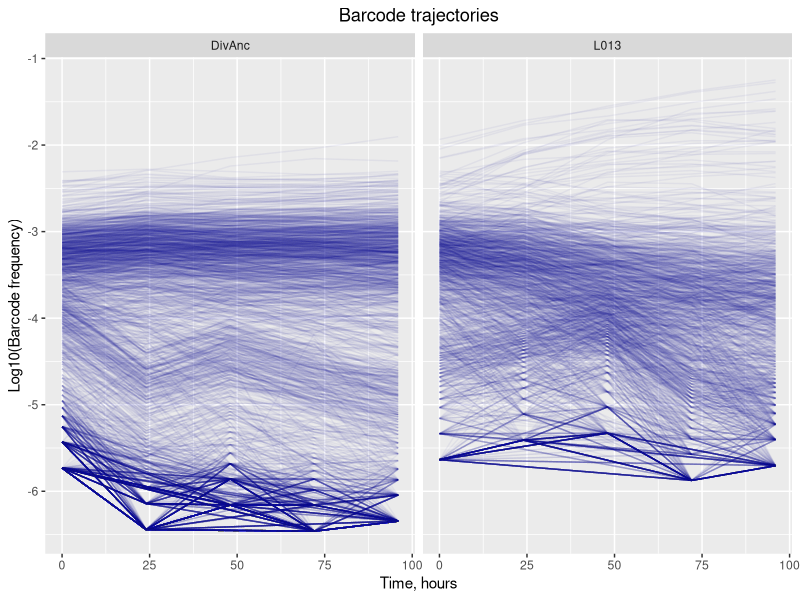
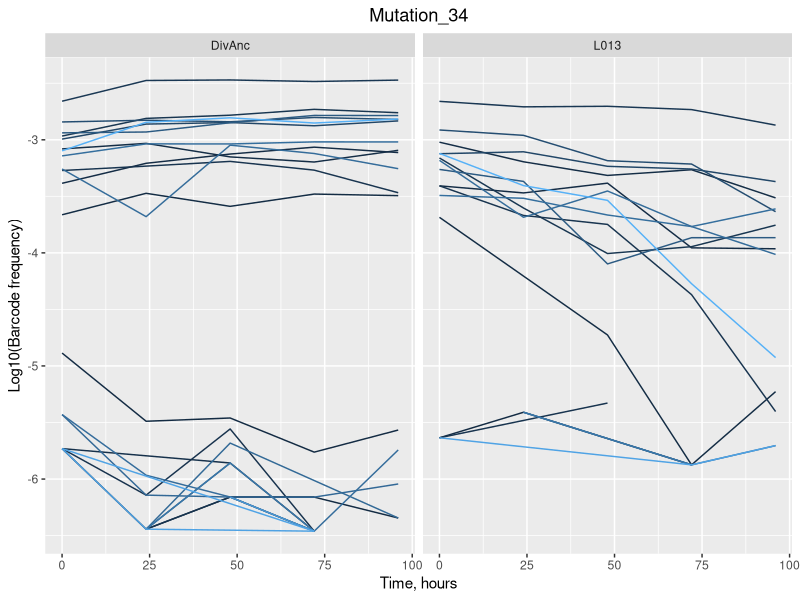
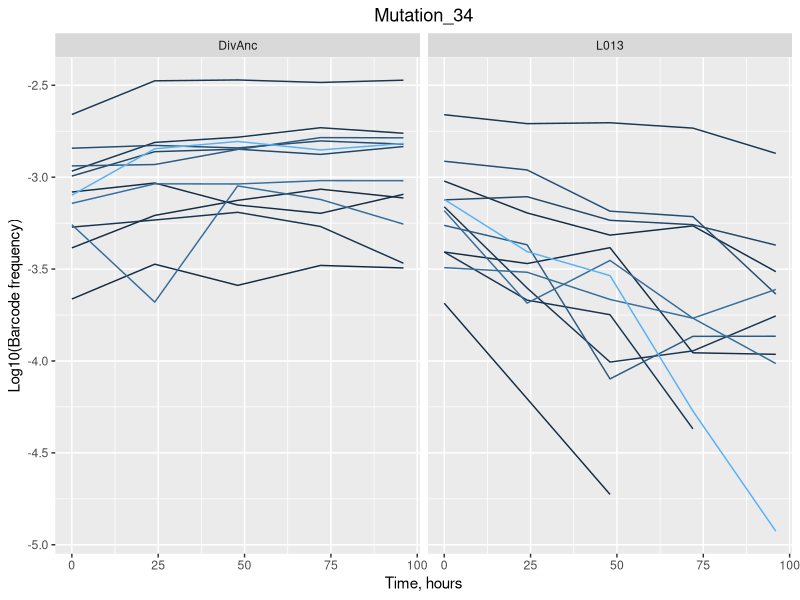
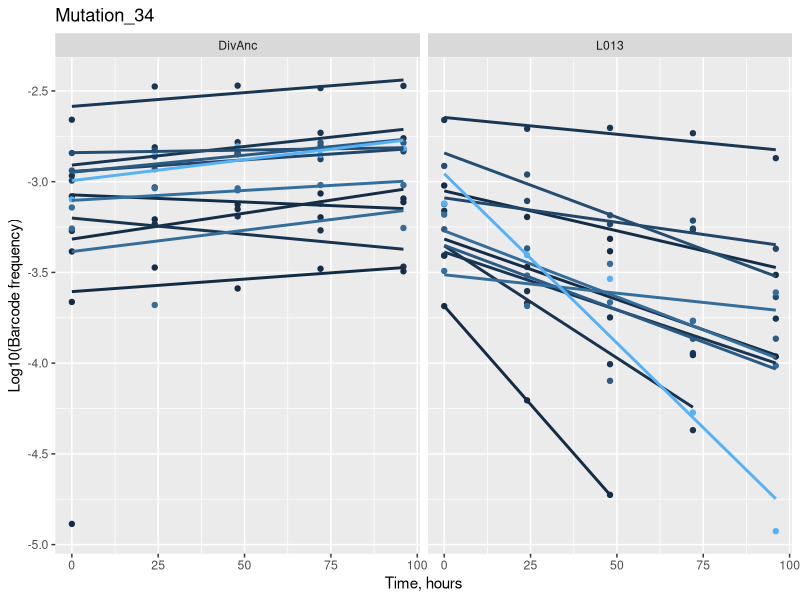
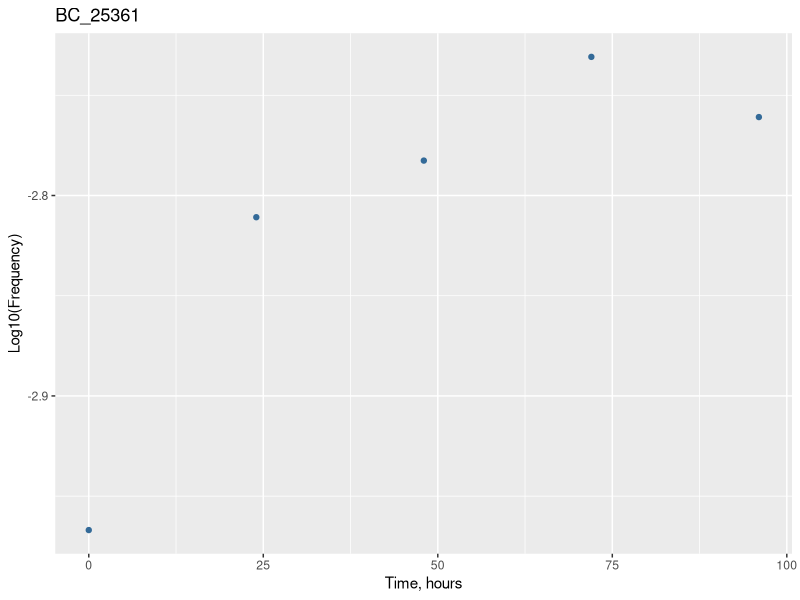
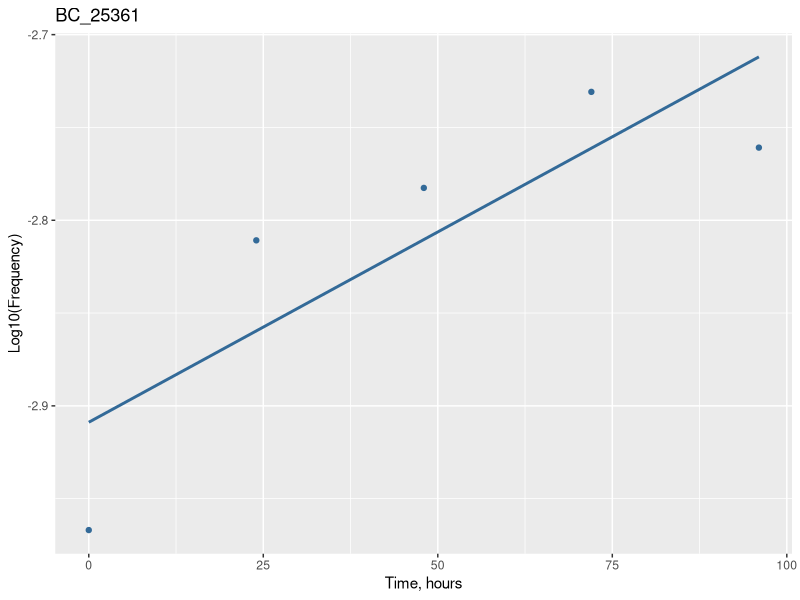

Generate these figures, in order, with R:
## ---- chunk 1
knitr::opts_chunk$set(echo = TRUE)
## ---- chunk 2
library(tidyr)
library(dplyr)
library(ggplot2)
library(readr)
## ---- chunk 3
exp_data <- read.csv("Experimental_results.csv")
head(exp_data)
## ---- chunk 4
#Remove unnecessary column "X" from dataframe
exp_data <- select(exp_data, -X)
head(exp_data)
## ---- chunk 5
#Create table with mutation, strain, and environment info
mut_str_env <- select(exp_data, Mut_ID, Strain, Environment)
head(mut_str_env)
## ---- chunk 6
#Rearrange data to have time and frequency as columns for ggplot use
exp_rearranged <- gather(exp_data, Generation, Frequency, H_0:H_96)
head(exp_rearranged)
## ---- chunk 7
# Separate values in "Generation" column into 2 columns
table_for_graph<-separate(exp_rearranged,Generation,into=c("H","Time"))
head(table_for_graph)
## ---- chunk 8
# Remove column "H" using function "select"
table_for_graph<-select(table_for_graph, -H)
head(table_for_graph)
## ---- chunk 9
#Remove NA's and turn time column values into numeric values 
table_cleaned <- na.omit(table_for_graph)
table_cleaned$Time <- as.numeric(table_cleaned$Time)
head(table_cleaned)
## ---- chunk 10
ggplot(table_cleaned)+geom_line(aes(x=Time,y=Frequency,group=BC_ID),alpha=.05,colour="#000189")+facet_grid(.~Strain)+ggtitle("Barcode trajectories")+theme(plot.title = element_text(hjust = 0.5))+xlab("Time, hours") + ylab("Log10(Barcode frequency)")
## ---- chunk 11
#visualize How a randomly selected mutation behaves
mut34<-filter(table_cleaned, table_cleaned$Mut_ID=="34")
mut34
ggplot(mut34,aes(Time, Frequency, group=BC_ID, color=BC_ID))+geom_line()+theme(legend.position="none")+facet_grid(.~Strain)+ggtitle("Mutation_34")+xlab("Time, hours") + ylab("Log10(Barcode frequency)")+theme(plot.title = element_text(hjust = 0.5))
## ---- chunk 12
#Filter out sequencing noise and plot again
mut34_f<-filter(mut34, mut34$Frequency>(-5))
mut34_f
ggplot(mut34_f,aes(Time, Frequency, group=BC_ID, color=BC_ID))+geom_line()+theme(legend.position="none")+facet_grid(.~Strain)+ggtitle("Mutation_34")+xlab("Time, hours") + ylab("Log10(Barcode frequency)")+theme(plot.title = element_text(hjust = 0.5))
## ---- chunk 13
ggplot(mut34_f,aes(Time, Frequency, colour = BC_ID, group=BC_ID))+geom_point()+geom_smooth(se = FALSE, method = "lm")+facet_grid(.~Strain)+theme(legend.position="none")+ggtitle(paste("Mutation",34, sep="_"))+xlab("Time, hours")+ ylab("Log10(Barcode frequency)")
## ---- chunk 14
#take the filtered data for mutation 34 (mut34_f) and filter out information about one barcode you like

# BC_ID=25361 in DivAnc strain
BC_25361<-filter(mut34_f, mut34_f$BC_ID=="25361", mut34_f$Strain=="DivAnc")
BC_25361
## ---- chunk 15
#plot frequency of this barcode:
ggplot(BC_25361,aes(Time, Frequency, colour = BC_ID))+geom_point()+theme(legend.position="none")+ggtitle("BC_25361")+xlab("Time, hours") + ylab("Log10(Frequency)")
## ---- chunk 16
#use lm function to fit the line to these points:
ggplot(BC_25361,aes(Time, Frequency, colour = BC_ID))+geom_point()+geom_smooth(se = FALSE, method = "lm")+theme(legend.position="none")+ggtitle("BC_25361")+xlab("Time, hours") + ylab("Log10(Frequency)")
## ---- chunk 17
#check what data lm function returns:
regression_model<-lm(Frequency~Time,BC_25361)
summary_data<-summary(regression_model)
summary_data
## ---- chunk 18
#The information we are interested in is the value of Slopeand Intercept of this line:
# Let's try to access them:

# Time
Time<-summary_data$coefficients[2]
Time

# Intercept:
Intercept<-summary_data$coefficients[1]
Intercept
